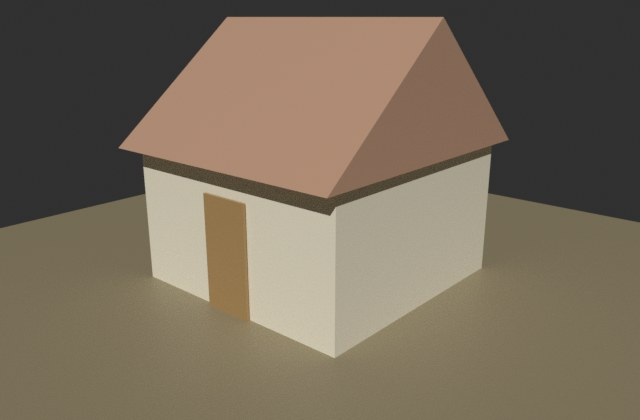
#> input picture austerity-explainer/working-files/session-scratch/plugin-work/kit/pic_flat_hut.jpg, 640 x 420 px, given in place of colour.png, which was not available
$ python colour_character.py ../../../../austerity-explainer/working-files/session-scratch/plugin-work/kit/pic_flat_hut.jpg
#> lines starting #> are read from the running program, lines starting #| are printed output that depends on the picture; after the words box and inside, x2 and y2 are one past the last pixel; in counts of white or black regions, pixels touching at a corner belong together; pictures that were not available may be replaced by others from this repository, and a replacement may not be noted
# What this does (plain words): looks ONCE at the general colour character of a slate picture (reference or baked): the average colour of
# slate dots in three brightness bands, how far from neutral grey (blue-teal-ness), and the share of olive (moss) and tan (damage) dots.
# This is a measurement used to choose default settings by hand. Nothing is copied slate by slate.
import sys
import cv2
import numpy as np
PROC = 'proc-work'
def report(name, path):
#> called with name = 'reference', path = 'proc-work/reference/slate/colour.png'
    img = cv2.imread(path)
#> img is the input picture: shape (420, 640, 3); mean B, G, R 91.1, 107.8, 119.8
    rgb = img[..., ::-1].astype(np.float32)
    bright = rgb.mean(axis=2)
    lab = cv2.cvtColor(img, cv2.COLOR_BGR2LAB).astype(np.float32)
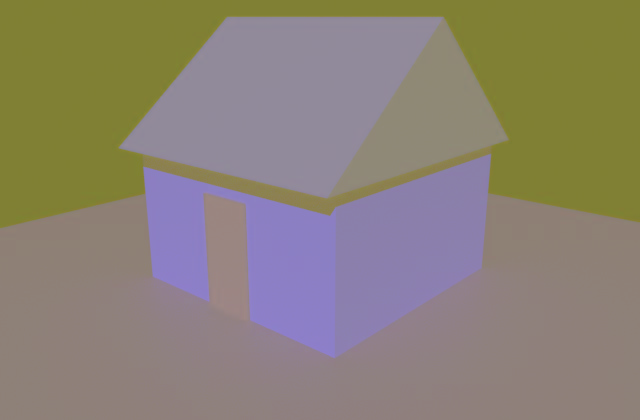
#> lab: shape (420, 640, 3) float32; mean B, G, R 116.4, 129.8, 139.1
    a, b = lab[..., 1] - 128, lab[..., 2] - 128
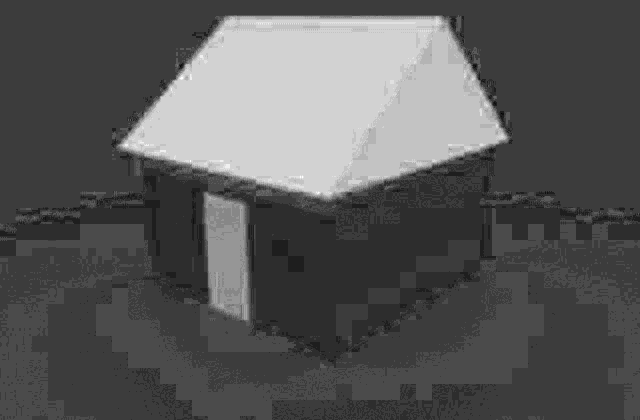
#> a: shape (420, 640) float32; min -4, max 13, mean 1.86; drawn with min black and max white
    slate = bright > 30
#> slate: shape (420, 640) bool; every value is 1
    print(name)
    for lo, hi in ((30, 50), (50, 70), (70, 90), (90, 255)):
        m = (bright >= lo) & (bright < hi)
        if m.sum():
            print(f'   brightness {lo}-{hi}: share {m.mean()*100:5.1f}%  mean rgb {tuple(int(v) for v in rgb[m].mean(axis=0))}  Lab a {a[m].mean():5.1f} b {b[m].mean():5.1f}')
#> this loop made 4 passes
#|    brightness 30-50: share  26.5%  mean rgb (48, 48, 48)  Lab a   0.0 b   0.1
#|    brightness 50-70: share   1.3%  mean rgb (72, 63, 51)  Lab a   1.4 b   8.9
#|    brightness 70-90: share   0.9%  mean rgb (87, 76, 59)  Lab a   1.6 b  11.9
#|    brightness 90-255: share  71.4%  mean rgb (147, 130, 107)  Lab a   2.5 b  14.9
#> pass 1, in report, `m = (bright >= lo) & (bright < hi)`:
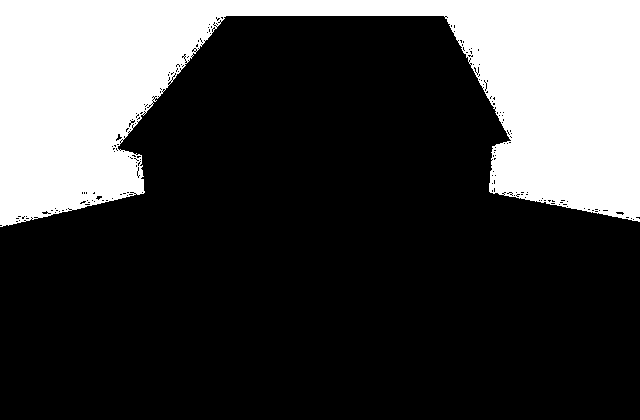
#> m: shape (420, 640) bool; 26.5% white; 1 white region, box (x1, y1, x2, y2) and area: (0, 0, 640, 227) 71266
#> after the loop: m: shape (420, 640) bool; 71.4% white; 1 black region, box (x1, y1, x2, y2) and area: (0, 0, 640, 228) 76987
    # olive: red and green above blue clearly (b of Lab > 4) ; tan: red > green > blue and bright
    r, g, bl = rgb[..., 0], rgb[..., 1], rgb[..., 2]
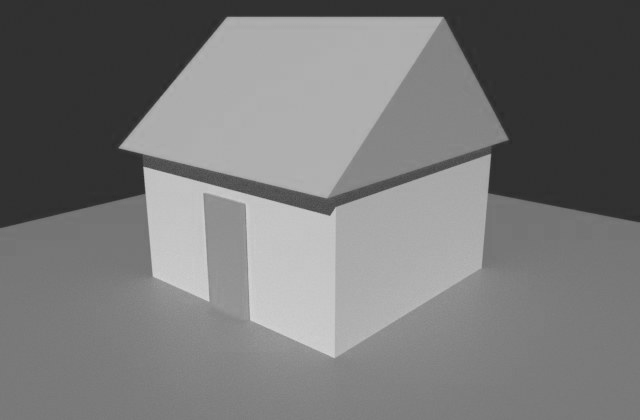
#> r: shape (420, 640) float32; min 38, max 215, mean 119.8
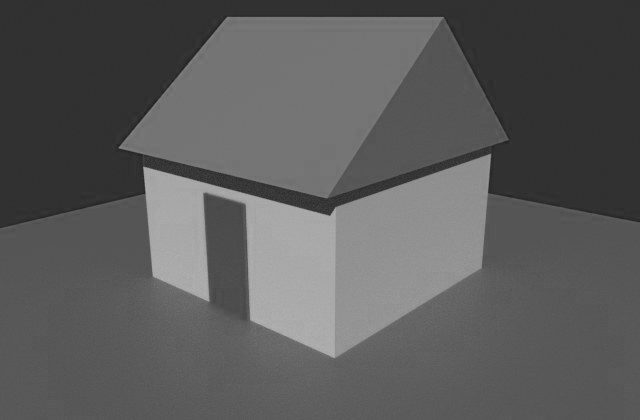
#> bl: shape (420, 640) float32; min 27, max 180, mean 91.1
    olive = (g >= bl + 8) & (r >= bl + 4) & (bright < 110) & (bright > 35) & (np.abs(r - g) < 22)
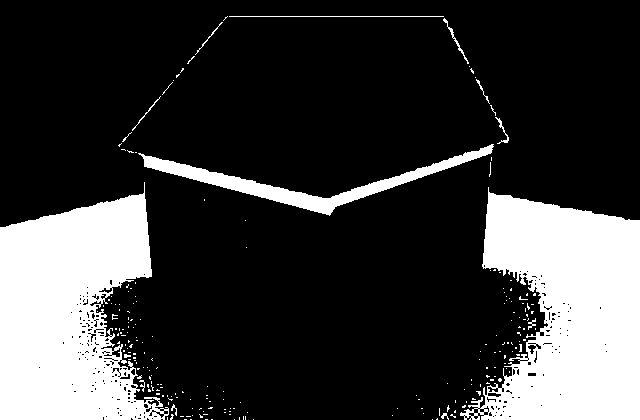
#> olive: shape (420, 640) bool; 22.6% white; 221 white regions (207 under 20 px), largest, box (x1, y1, x2, y2) and area: (460, 187, 640, 420) 27897, (0, 182, 169, 420) 27204, (138, 144, 494, 216) 4265
    tan = (r > bl + 14) & (r >= g) & (bright > 70)
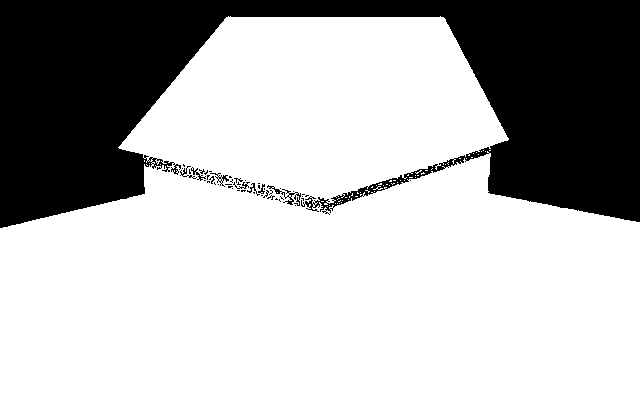
#> tan: shape (420, 640) bool; 72.2% white; 49 black regions (41 under 20 px), largest, box (x1, y1, x2, y2) and area: (0, 0, 640, 228) 74133, (267, 185, 301, 206) 161, (210, 173, 229, 187) 69
    print(f'   share olive-ish dots {olive.mean()*100:.1f}%   share tan/pale-warm dots {tan.mean()*100:.1f}%   share very dark (<30) {np.mean(bright<30)*100:.1f}%')
#|    share olive-ish dots 22.6%   share tan/pale-warm dots 72.2%   share very dark (<30) 0.0%
report('reference', PROC + '/reference/slate/colour.png')
for p in sys.argv[1:]:
    report(p, p)
#> the loop in report (call 2), `for lo, hi in ((30, 50), (50, 70), (70, 90), (90, 255)):` made 4 passes
#|    brightness 30-50: share  26.5%  mean rgb (48, 48, 48)  Lab a   0.0 b   0.1
#|    brightness 50-70: share   1.3%  mean rgb (72, 63, 51)  Lab a   1.4 b   8.9
#|    brightness 70-90: share   0.9%  mean rgb (87, 76, 59)  Lab a   1.6 b  11.9
#|    brightness 90-255: share  71.4%  mean rgb (147, 130, 107)  Lab a   2.5 b  14.9
#|    share olive-ish dots 22.6%   share tan/pale-warm dots 72.2%   share very dark (<30) 0.0%

$ run again, on austerity-explainer/working-files/session-scratch/plugin-work/kit/pic_hut_aged.jpg
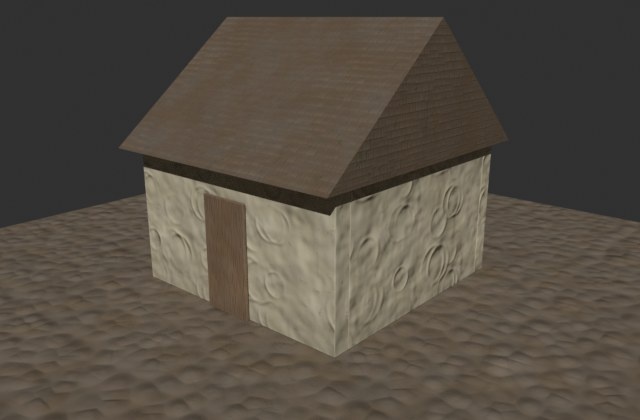
#> input picture austerity-explainer/working-files/session-scratch/plugin-work/kit/pic_hut_aged.jpg, 640 x 420 px, given in place of colour.png, which was not available
#> in report, img is the input picture: shape (420, 640, 3); mean B, G, R 67.9, 77.7, 85.2
#> in report, `slate = bright > 30`:
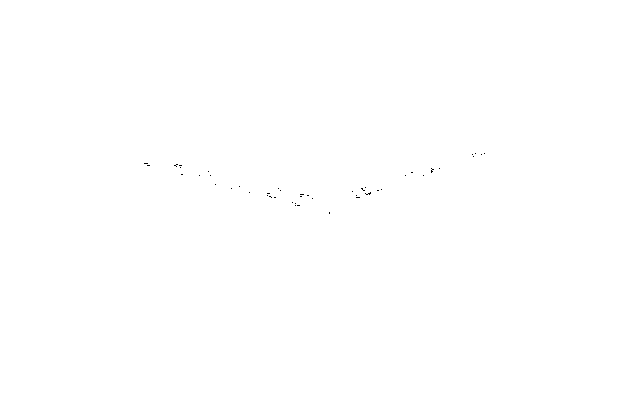
#> slate: shape (420, 640) bool; 100% white; black in thin lines or dots, all inside (x1, y1, x2, y2) = (144, 153, 485, 214)
#> the loop in report, `for lo, hi in ((30, 50), (50, 70), (70, 90), (90, 255)):` made 4 passes
#|    brightness 30-50: share  28.2%  mean rgb (48, 48, 47)  Lab a   0.1 b   0.5
#|    brightness 50-70: share   6.8%  mean rgb (69, 60, 49)  Lab a   2.3 b   8.0
#|    brightness 70-90: share  47.0%  mean rgb (92, 81, 68)  Lab a   2.4 b   9.0
#|    brightness 90-255: share  18.0%  mean rgb (129, 120, 103)  Lab a   0.1 b  10.7
#> olive: shape (420, 640) bool; 60.1% white; 130 black regions (118 under 20 px), largest, box (x1, y1, x2, y2) and area: (0, 0, 640, 357) 106184, (359, 183, 380, 201) 142, (257, 184, 282, 200) 132
#> in report, `tan = (r > bl + 14) & (r >= g) & (bright > 70)`:
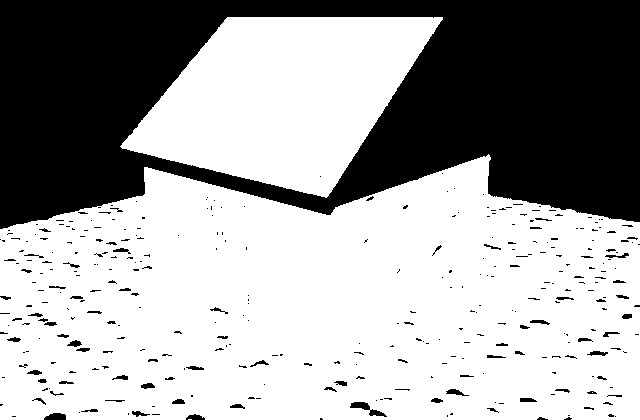
#> tan: shape (420, 640) bool; 64.7% white; 342 black regions (270 under 20 px), largest, box (x1, y1, x2, y2) and area: (0, 0, 640, 229) 90612, (350, 402, 387, 417) 194, (44, 413, 66, 420) 125
#|    share olive-ish dots 60.1%   share tan/pale-warm dots 64.7%   share very dark (<30) 0.0%
#> the loop in report (call 2), `for lo, hi in ((30, 50), (50, 70), (70, 90), (90, 255)):` made 4 passes
#|    brightness 30-50: share  28.2%  mean rgb (48, 48, 47)  Lab a   0.1 b   0.5
#|    brightness 50-70: share   6.8%  mean rgb (69, 60, 49)  Lab a   2.3 b   8.0
#|    brightness 70-90: share  47.0%  mean rgb (92, 81, 68)  Lab a   2.4 b   9.0
#|    brightness 90-255: share  18.0%  mean rgb (129, 120, 103)  Lab a   0.1 b  10.7
#|    share olive-ish dots 60.1%   share tan/pale-warm dots 64.7%   share very dark (<30) 0.0%
